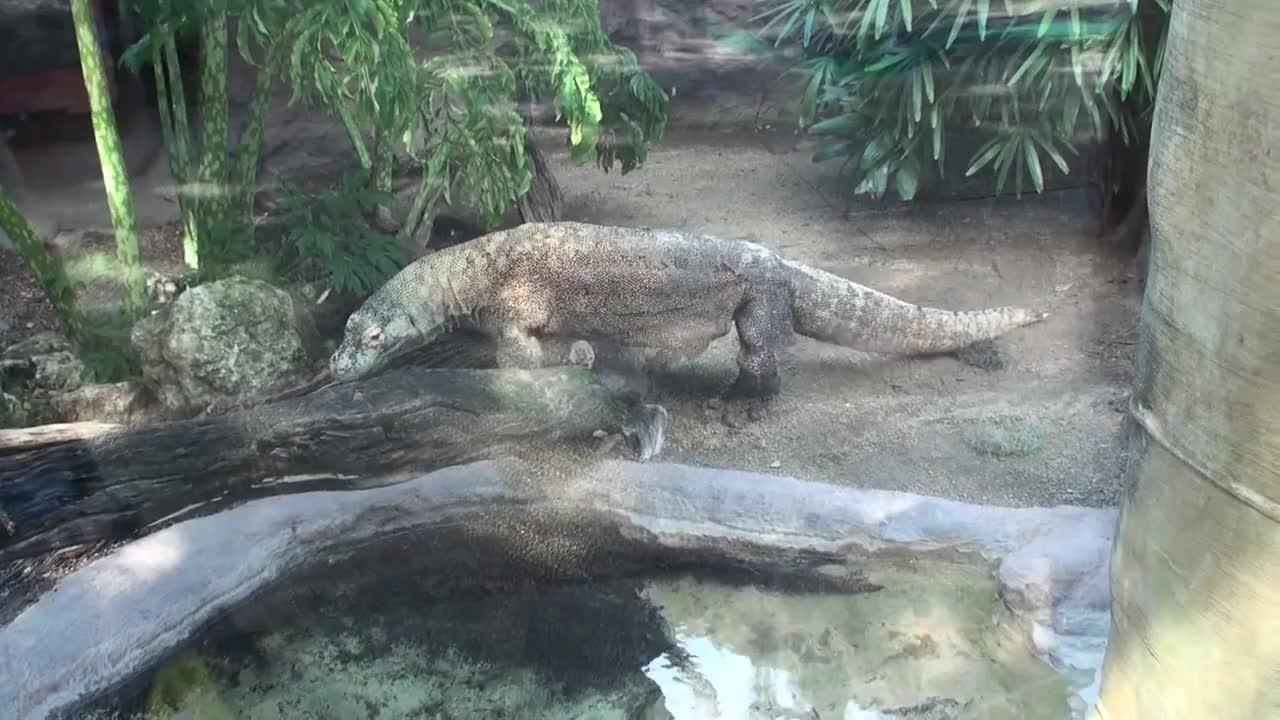
#> input picture 000000.JPEG, 1280 x 720 px
$ python draw-box.py
#> lines starting #> are read from the running program, lines starting #| are printed output that depends on the picture
import xml.etree.ElementTree as ET
import Image, ImageDraw

im = Image.open("000000.JPEG")
#> im is the input picture: PIL image 1280x720 RGB; mean R, G, B 116, 124.6, 120.4
draw = ImageDraw.Draw(im)

tree = ET.parse('000000.xml')
#> (reads 000000.xml from the repository)
root = tree.getroot()
for child in root:
    if child.tag == 'object':
        bndbox = child[2]
        box = [(float(bndbox[1].text),float(bndbox[3].text)),(float(bndbox[0].text),float(bndbox[2].text))]
        print(box)
        draw.rectangle(box, outline='red')

im.save('000000annotated.JPEG', 'JPEG')
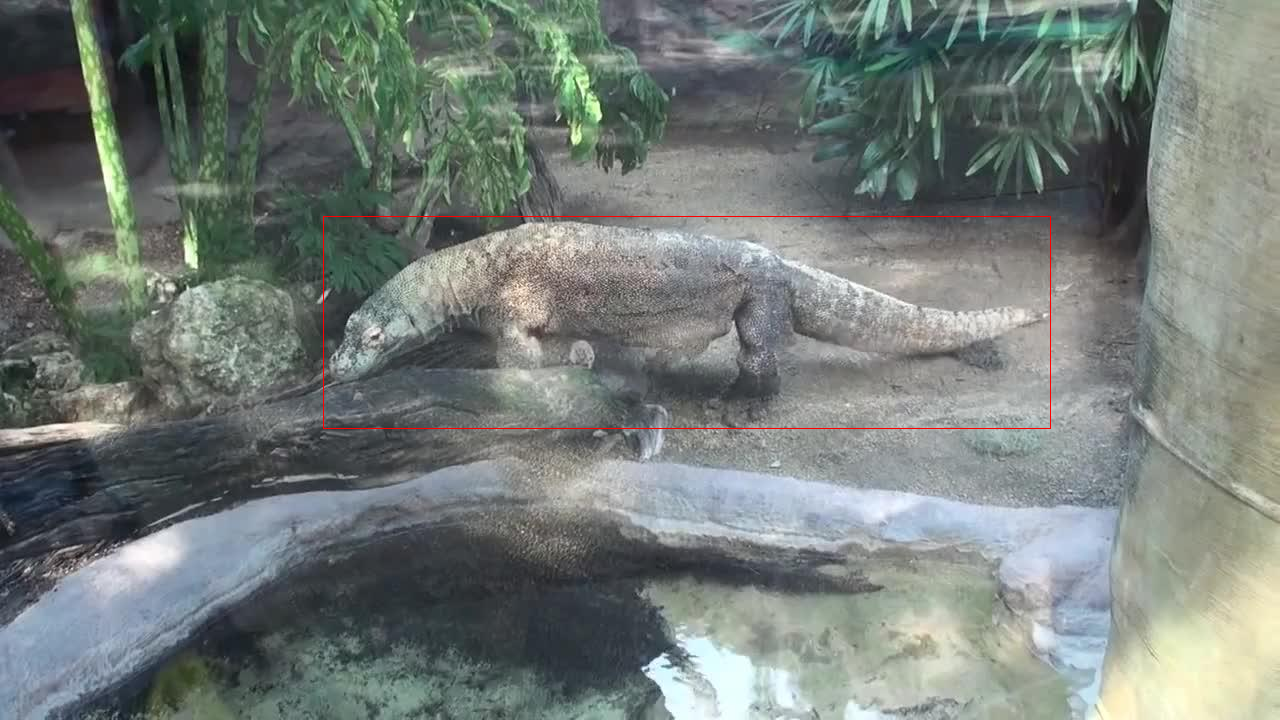
#> saved as 000000annotated.JPEG: PIL image 1280x720 RGB; mean R, G, B 116.3, 124.4, 120.1
